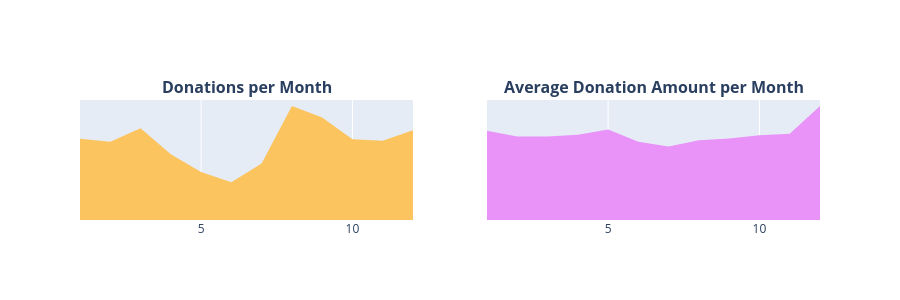

Here is the notebook cell this chart was saved with:
### Markdown cell above
### Donaciones mensuales
- 3.4.3 Número de donaciones mensuales
- 3.4.4 Donaciones promedio mensuales

### Code cell
t2 = donations_df.groupby(['Donation Month']).agg({'Donation Year' : 'count', 'Donation Amount' : 'mean'}).reset_index().rename(columns={'Donation Year' : 'Total Donations', 'Donation Amount' : 'Average Amount'})
x = t2['Donation Month']
y1 = t2['Total Donations']
y2 = t2['Average Amount']
trace1 = go.Scatter(x=x, y=y1, fill='tozeroy', fillcolor = '#fcc45f', mode= 'none')
trace2 = go.Scatter(x=x, y=y2, fill='tozeroy', fillcolor = "#e993f9", mode= 'none')
fig = tools.make_subplots(rows=1, cols=2, print_grid=False, subplot_titles = ["<b>Donations per Month</b>", "<b>Average Donation Amount per Month</b>"])
fig.append_trace(trace1, 1, 1);
fig.append_trace(trace2, 1, 2);

fig['layout'].update(height=300, showlegend=False, yaxis=dict(
        autorange=True,
        showgrid=False,
        zeroline=False,
        showline=False,
        ticks='',
        showticklabels=False
    ), yaxis2=dict(
        autorange=True,
        showgrid=False,
        zeroline=False,
        showline=False,
        ticks='',
        showticklabels=False
    ));


iplot(fig);

### Figure 1 — Plotly figure (JSON) as saved in the notebook; plotly's stock layout.template omitted (floating-point values rounded to 4 significant figures)
{"data": [{"fill": "tozeroy", "fillcolor": "#fcc45f", "mode": "none", "type": "scatter", "x": [1, 2, 3, 4, 5, 6, 7, 8, 9, 10, 11, 12], "xaxis": "x", "y": [411942, 396705, 465211, 332718, 243440, 191221, 286184, 577274, 518908, 408464, 400965, 454852], "yaxis": "y"}, {"fill": "tozeroy", "fillcolor": "#e993f9", "mode": "none", "type": "scatter", "x": [1, 2, 3, 4, 5, 6, 7, 8, 9, 10, 11, 12], "xaxis": "x2", "y": [62.81, 58.79, 58.67, 59.96, 63.6, 55.1, 51.7, 56.04, 57.27, 59.55, 60.57, 80.17], "yaxis": "y2"}], "layout": {"annotations": [{"font": {"size": 16}, "showarrow": false, "text": "<b>Donations per Month</b>", "x": 0.225, "xanchor": "center", "xref": "paper", "y": 1, "yanchor": "bottom", "yref": "paper"}, {"font": {"size": 16}, "showarrow": false, "text": "<b>Average Donation Amount per Month</b>", "x": 0.775, "xanchor": "center", "xref": "paper", "y": 1, "yanchor": "bottom", "yref": "paper"}], "height": 300, "showlegend": false, "xaxis": {"anchor": "y", "domain": [0, 0.45]}, "xaxis2": {"anchor": "y2", "domain": [0.55, 1]}, "yaxis": {"anchor": "x", "autorange": true, "domain": [0, 1], "showgrid": false, "showline": false, "showticklabels": false, "ticks": "", "zeroline": false}, "yaxis2": {"anchor": "x2", "autorange": true, "domain": [0, 1], "showgrid": false, "showline": false, "showticklabels": false, "ticks": "", "zeroline": false}}}
